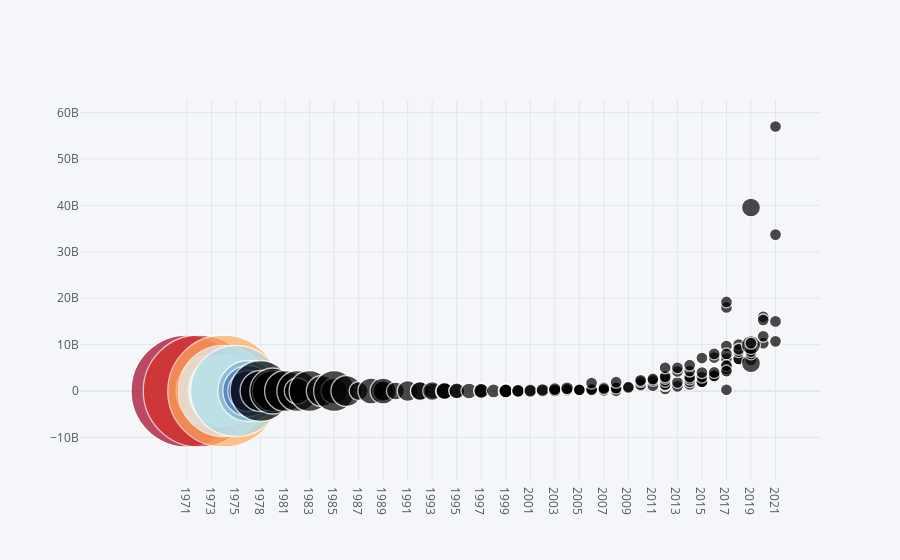

The cell this chart's notebook holds for it:
### Code cell
df2.iplot(kind='bubble', 
          x='Date ofintroduction', 
          y= 'MOS transistor count',
          size='MOS process(nm)',
          colorscale="rdylbu")

### Figure 1 — Plotly figure (JSON) as saved in the notebook; plotly's stock layout.template omitted (floating-point values rounded to 4 significant figures; data arrays with more than 128 entries replaced by an {"elided": "..."} marker saying what was removed)
{"data": [{"marker": {"color": ["rgb(165,0,38)", "rgb(215,48,39)", "rgb(244,109,67)", "rgb(253,174,97)", "rgb(254,224,144)", "rgb(255,255,191)", "rgb(224,243,248)", "rgb(171,217,233)", "rgb(116,173,209)", "rgb(69,117,180)", "rgb(49,54,149)"], "line": {"width": 1.3}, "size": {"elided": "163 int values"}, "symbol": "circle"}, "mode": "markers", "text": "", "type": "scatter", "x": {"elided": "163 str values"}, "y": {"elided": "163 int values"}}], "layout": {"legend": {"bgcolor": "#F5F6F9", "font": {"color": "#4D5663"}}, "paper_bgcolor": "#F5F6F9", "plot_bgcolor": "#F5F6F9", "title": {"font": {"color": "#4D5663"}}, "xaxis": {"gridcolor": "#E1E5ED", "showgrid": true, "tickfont": {"color": "#4D5663"}, "title": {"font": {"color": "#4D5663"}, "text": ""}, "zerolinecolor": "#E1E5ED"}, "yaxis": {"gridcolor": "#E1E5ED", "showgrid": true, "tickfont": {"color": "#4D5663"}, "title": {"font": {"color": "#4D5663"}, "text": ""}, "zerolinecolor": "#E1E5ED"}}}
